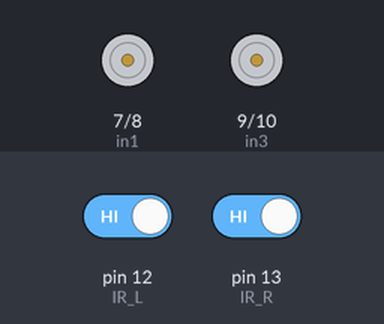
A sketch run on a simulated Arduino Uno, built with avr-gcc and run on an emulated ATmega328P. On the bench: motor-driver pin pairs drawn as motors (green arrow = first pin HIGH = forward, orange = second pin HIGH = backward, longer = more drive, scaled by the enable pin). Inputs (shaded band) come from the test bench; at power-on: pin 12 (IR_L) HIGH, pin 13 (IR_R) HIGH.

Above: at 1.2 s.
1.3 s: pin 12 (IR_L) driven LOW
At 2.2 s:
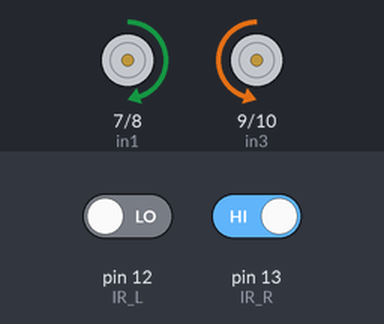
2.8 s: pin 13 (IR_R) driven LOW
At 3.4 s:
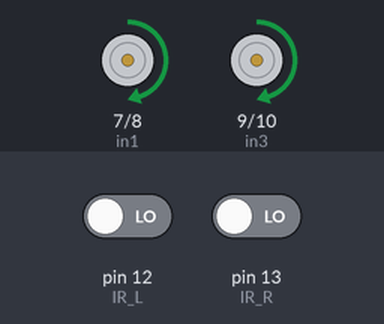
4.3 s: pin 12 (IR_L) driven HIGH
At 5.5 s:
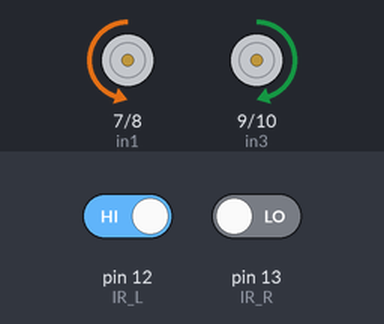
5.8 s: pin 13 (IR_R) driven HIGH
At 6.9 s:
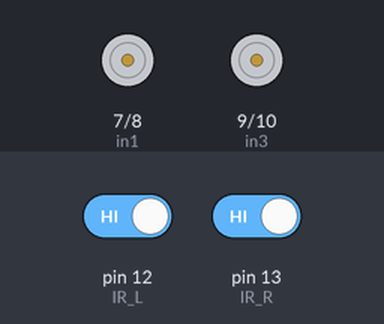
Timing chart, 0 to 8.3 s (numbered marks = the images above; inputs shaded):
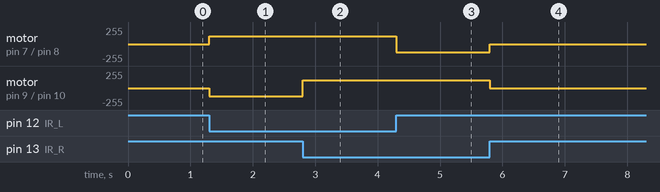

Measured:
- after the input at 1.3 s, motor on pin 7 (in1) / pin 8 (in2): stopped → forward 120/255 at once; motor on pin 9 (in3) / pin 10 (in4): stopped → backward 120/255 at once
- after the input at 2.8 s, motor on pin 9 (in3) / pin 10 (in4): backward 120/255 → forward 120/255 at once
- after the input at 4.3 s, motor on pin 7 (in1) / pin 8 (in2): forward 120/255 → backward 120/255 at once
- after the input at 5.8 s, motor on pin 7 (in1) / pin 8 (in2): backward 120/255 → stopped at once; motor on pin 9 (in3) / pin 10 (in4): forward 120/255 → stopped at once

The sketch:

Line_Follower_Robot_Using_L298N_Motor_Driver.ino
```cpp
// Line Follower Robot Using L298N Motor Driver

#define enA 6   //Enable1 L298 Pin enA
#define in1 7   //Motor1 L298 Left Pin in1
#define in2 8   //Motor1 L298 Left Pin in2
#define in3 9   //Motor2 L298 Right Pin in3
#define in4 10  //Motor2 L298 Right Pin in4
#define enB 11  //Enable2 L298 Pin enB

#define IR_L 12 //IR sensor Left
#define IR_R 13 //IR sensor Right

void setup() {
  pinMode(in1,OUTPUT);  // declare as output for L298 Pin in1
  pinMode(in2,OUTPUT);  // declare as output for L298 Pin in2
  pinMode(in3,OUTPUT);  // declare as output for L298 Pin in3
  pinMode(in4,OUTPUT);  // declare as output for L298 Pin in4
  pinMode(enA,OUTPUT);  // declare as output for L298 Pin enA
  pinMode(enB,OUTPUT);  // declare as output for L298 Pin enB

  pinMode(IR_L,INPUT);  // declare if sensor as input
  pinMode(IR_R,INPUT);  // declare if sensor as input

  analogWrite(enA,120); // Write The Duty Cycle 0 to 255 Enable Pin enA for Left Motor Speed
  analogWrite(enB,120); // Write The Duty Cycle 0 to 255 Enable Pin enB for Right Motor Speed
}

void loop() {
  if(digitalRead(IR_L) == LOW && digitalRead(IR_R) == LOW)  forward(); //if Left Sensor and Right Sensor are at White color then it will call forword function
  if(digitalRead(IR_L) == HIGH && digitalRead(IR_R)== LOW)  left();    //if Left Sensor is Black and Right Sensor is White then it will call turn left function
  if(digitalRead(IR_L) == LOW && digitalRead(IR_R) == HIGH) right();   //if Left Sensor is White and Right Sensor is Black then it will call turn right function
  if(digitalRead(IR_L) == HIGH && digitalRead(IR_R)== HIGH) Stop();    //if Left Sensor and Right Sensor are at Black color then it will call Stop function
}

void forward() {  //forword
  digitalWrite(in1,HIGH); //Left Motor forword Pin
  digitalWrite(in2,LOW);  //Left Motor backword Pin
  digitalWrite(in3,HIGH); //Right Motor forword Pin
  digitalWrite(in4,LOW);  //Right Motor backword Pin
}

void left() { //left
  digitalWrite(in1,LOW);  //Left Motor forword Pin
  digitalWrite(in2,HIGH); //Left Motor backword Pin
  digitalWrite(in3,HIGH); //Right Motor forword Pin
  digitalWrite(in4,LOW);  //Right Motor backword Pin
}

void right() {  //right
  digitalWrite(in1,HIGH); //Left Motor forword Pin
  digitalWrite(in2,LOW);  //Left Motor backword Pin
  digitalWrite(in3,LOW);  //Right Motor forword Pin
  digitalWrite(in4,HIGH); //Right Motor backword Pin
}

void Stop() { //Stop
  digitalWrite(in1,LOW);  //Left Motor forword Pin
  digitalWrite(in2,LOW);  //Left Motor backword Pin
  digitalWrite(in3,LOW);  //Right Motor forword Pin
  digitalWrite(in4,LOW);  //Right Motor backword Pin
}
```
